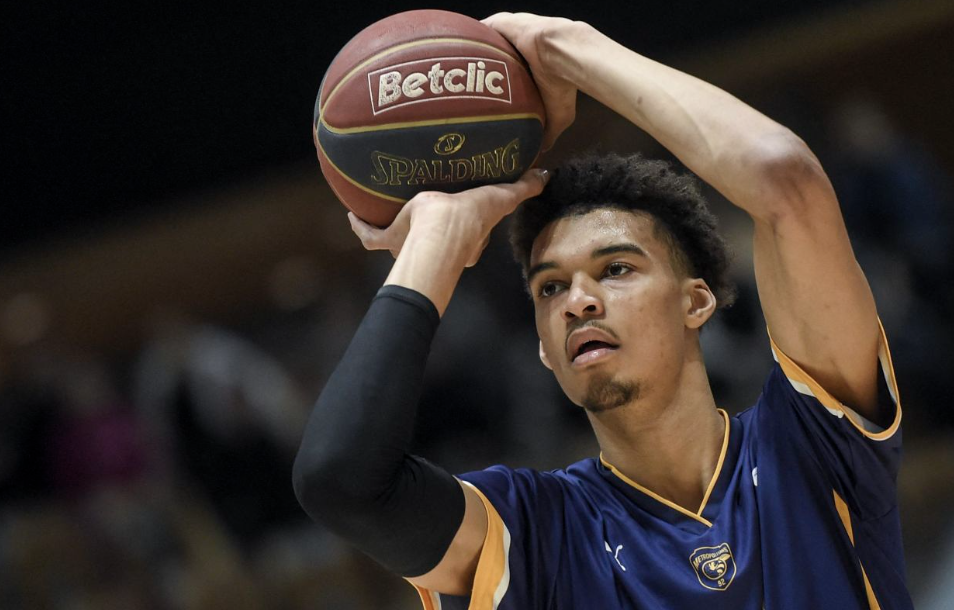
#> input picture 03_apps/data/basketball-player2.png, 954 x 610 px
$ python 370_Joining_Multiple_Images_To_Display.py
#> lines starting #> are read from the running program, lines starting #| are printed output that depends on the picture
################### Stacking images without Function ################
import cv2
import numpy as np

# img1 = cv2.imread('../Resources/lena.png',0)
# img2 = cv2.imread('../Resources/land.jpg')
img1 = cv2.imread('./data/basketball-player2.png',0)
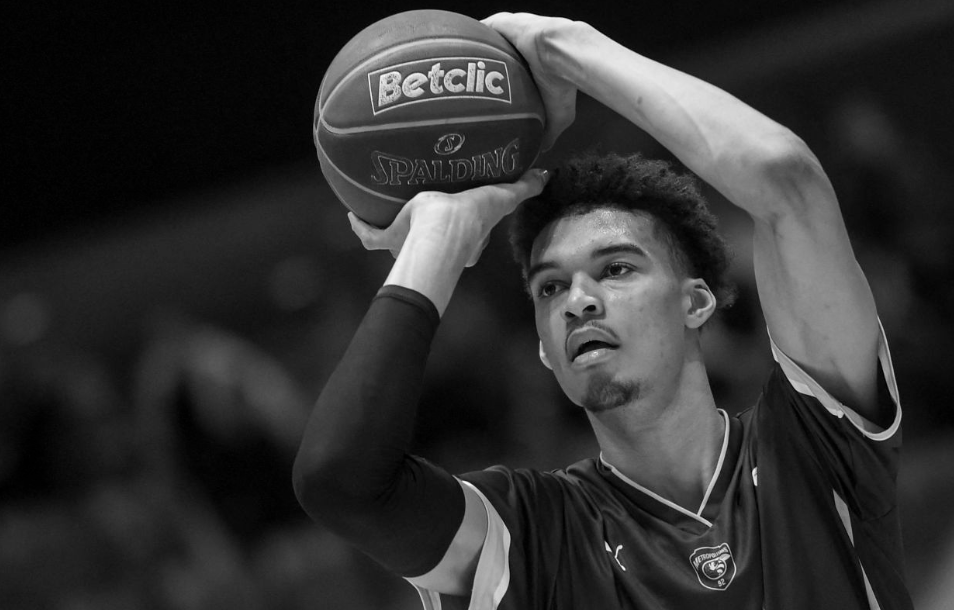
#> img1: shape (610, 954); min 0, max 252, mean 49.3
img2 = cv2.imread('./data/basketball-player2.png')
#> img2 is the input picture: shape (610, 954, 3); mean B, G, R 44.4, 47.7, 55.8
print(img1.shape)
#| (610, 954)
print(img2.shape)
#| (610, 954, 3)

img1 = cv2.resize(img1, (0, 0), None, 0.5, 0.5)
#> img1: shape (305, 477)
img2 = cv2.resize(img2, (0, 0), None, 0.5, 0.5)
#> img2: shape (305, 477, 3)
img1 = cv2.cvtColor(img1, cv2.COLOR_GRAY2BGR)
#> img1: shape (305, 477, 3)
hor= np.hstack((img1, img2))
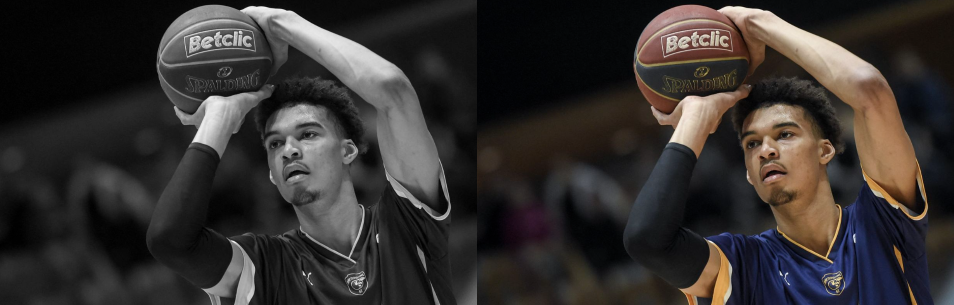
#> hor: shape (305, 954, 3); mean B, G, R 47, 48.6, 52.6
ver = np.vstack((img1, img2))
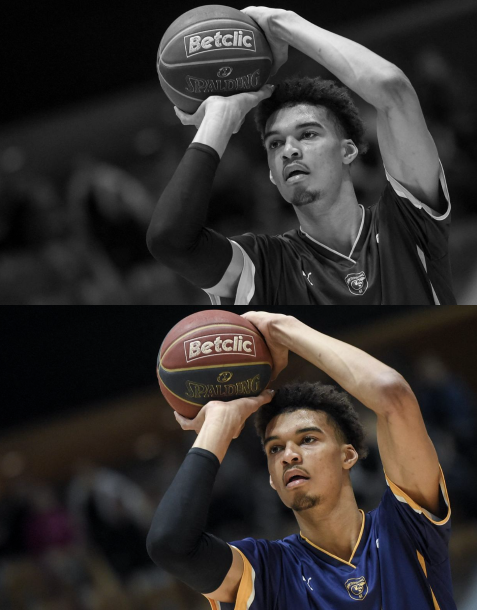
#> ver: shape (610, 477, 3); mean B, G, R 47, 48.6, 52.6

cv2.imshow('Vertical', ver)
cv2.imshow('Horizontal', hor)

cv2.waitKey(0)


# https://www.youtube.com/watch?v=Wv0PSs0dmVI&list=PLMoSUbG1Q_r_sc0x7ndCsqdIkL7dwrmNF&index=6

$ run again, with 03_apps/data/basketball-player1.png copied over 03_apps/data/basketball-player2.png
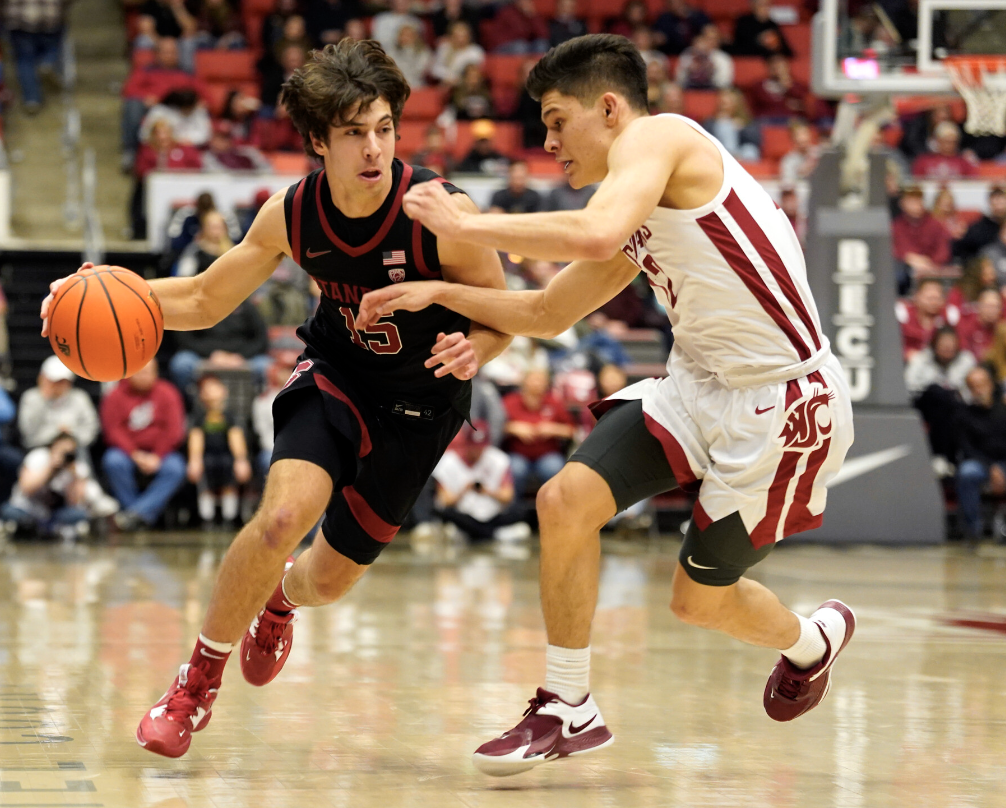
#> input picture 03_apps/data/basketball-player1.png, 1006 x 808 px
#> img2 is the input picture: shape (808, 1006, 3); mean B, G, R 99.3, 121.1, 147.1
#| (808, 1006)
#| (808, 1006, 3)
#> img2: shape (404, 503, 3)
#> `hor= np.hstack((img1, img2))`:
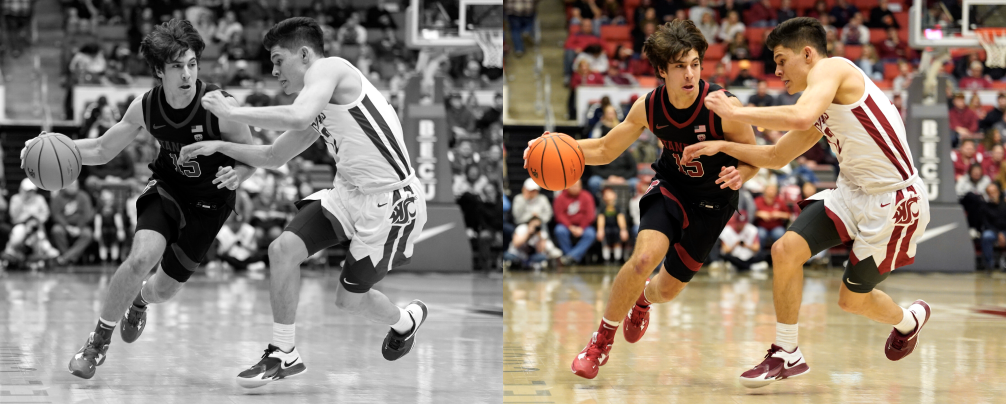
#> hor: shape (404, 1006, 3); mean B, G, R 112.7, 123.6, 136.6
#> `ver = np.vstack((img1, img2))`:
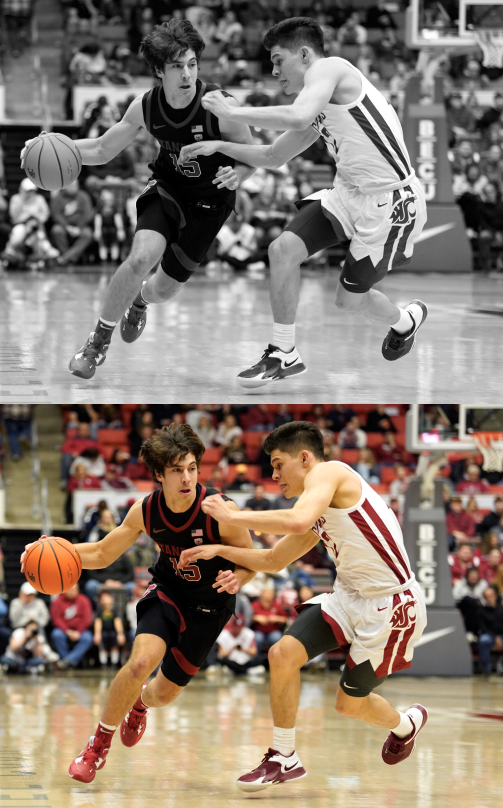
#> ver: shape (808, 503, 3); mean B, G, R 112.7, 123.6, 136.6
